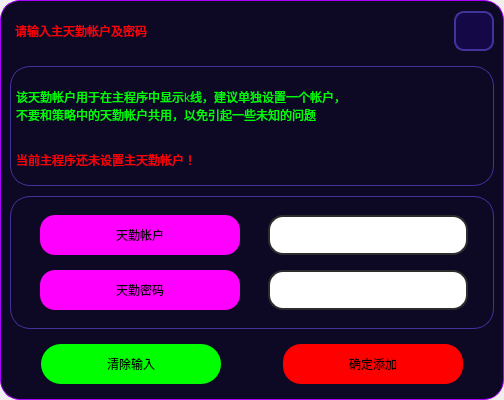
<?xml version="1.0" encoding="UTF-8"?>
<ui version="4.0">
 <class>Dialog</class>
 <widget class="QDialog" name="Dialog">
  <property name="geometry">
   <rect>
    <x>0</x>
    <y>0</y>
    <width>504</width>
    <height>400</height>
   </rect>
  </property>
  <property name="windowTitle">
   <string>Dialog</string>
  </property>
  <layout class="QHBoxLayout" name="horizontalLayout">
   <property name="spacing">
    <number>0</number>
   </property>
   <property name="leftMargin">
    <number>0</number>
   </property>
   <property name="topMargin">
    <number>0</number>
   </property>
   <property name="rightMargin">
    <number>0</number>
   </property>
   <property name="bottomMargin">
    <number>0</number>
   </property>
   <item>
    <widget class="QFrame" name="frame">
     <property name="styleSheet">
      <string notr="true">QFrame {
	background-color: rgb(13, 9, 36);
	border: 1px solid rgb(170, 0, 255);	
	border-radius: 20px;
}
</string>
     </property>
     <property name="frameShape">
      <enum>QFrame::StyledPanel</enum>
     </property>
     <property name="frameShadow">
      <enum>QFrame::Raised</enum>
     </property>
     <layout class="QVBoxLayout" name="verticalLayout">
      <property name="spacing">
       <number>10</number>
      </property>
      <property name="topMargin">
       <number>5</number>
      </property>
      <property name="bottomMargin">
       <number>0</number>
      </property>
      <item>
       <widget class="QFrame" name="frame_2">
        <property name="maximumSize">
         <size>
          <width>16777215</width>
          <height>50</height>
         </size>
        </property>
        <property name="styleSheet">
         <string notr="true">QFrame {
	background-color: rgb(13, 9, 36);
	border: none;	
	border-radius: 20px;
}

</string>
        </property>
        <property name="frameShape">
         <enum>QFrame::StyledPanel</enum>
        </property>
        <property name="frameShadow">
         <enum>QFrame::Raised</enum>
        </property>
        <layout class="QHBoxLayout" name="horizontalLayout_2">
         <property name="spacing">
          <number>0</number>
         </property>
         <property name="leftMargin">
          <number>5</number>
         </property>
         <property name="topMargin">
          <number>0</number>
         </property>
         <property name="rightMargin">
          <number>0</number>
         </property>
         <property name="bottomMargin">
          <number>0</number>
         </property>
         <item>
          <widget class="QLabel" name="label_2">
           <property name="minimumSize">
            <size>
             <width>0</width>
             <height>50</height>
            </size>
           </property>
           <property name="maximumSize">
            <size>
             <width>16777215</width>
             <height>50</height>
            </size>
           </property>
           <property name="styleSheet">
            <string notr="true">font: 700 18pt &quot;等线&quot;;
color: rgb(255, 0, 0);
border: none;</string>
           </property>
           <property name="text">
            <string>请输入主天勤帐户及密码</string>
           </property>
          </widget>
         </item>
         <item>
          <widget class="QPushButton" name="Btn_close_window">
           <property name="minimumSize">
            <size>
             <width>40</width>
             <height>40</height>
            </size>
           </property>
           <property name="maximumSize">
            <size>
             <width>40</width>
             <height>40</height>
            </size>
           </property>
           <property name="styleSheet">
            <string notr="true">QPushButton {
	border: 2px solid rgb(65, 51, 156);
	border-radius: 10px;
	background-color: rgb(20, 9, 70);
	text-align: center;
}

QPushButton:hover {
	background-color: rgb(31, 31, 50);
	border: 2px solid rgb(255, 85, 0);
}

QPushButton:pressed {
	background-color: rgb(21, 21, 21)
}</string>
           </property>
           <property name="text">
            <string/>
           </property>
           <property name="icon">
            <iconset resource="resource.qrc">
             <normaloff>:/图标/icons/关闭.svg</normaloff>:/图标/icons/关闭.svg</iconset>
           </property>
           <property name="iconSize">
            <size>
             <width>35</width>
             <height>35</height>
            </size>
           </property>
          </widget>
         </item>
        </layout>
       </widget>
      </item>
      <item>
       <widget class="QFrame" name="frame_3">
        <property name="minimumSize">
         <size>
          <width>0</width>
          <height>80</height>
         </size>
        </property>
        <property name="maximumSize">
         <size>
          <width>16777215</width>
          <height>120</height>
         </size>
        </property>
        <property name="styleSheet">
         <string notr="true">QFrame {
	background-color: rgb(13, 9, 36);
	border: 1px solid rgb(65, 51, 156);
	border-radius: 20px;
}
QFrame:hover {
	border: 2px solid rgb(255, 85, 0);
}</string>
        </property>
        <property name="frameShape">
         <enum>QFrame::StyledPanel</enum>
        </property>
        <property name="frameShadow">
         <enum>QFrame::Raised</enum>
        </property>
        <layout class="QVBoxLayout" name="verticalLayout_2">
         <property name="spacing">
          <number>0</number>
         </property>
         <property name="leftMargin">
          <number>5</number>
         </property>
         <property name="topMargin">
          <number>0</number>
         </property>
         <property name="rightMargin">
          <number>0</number>
         </property>
         <property name="bottomMargin">
          <number>0</number>
         </property>
         <item>
          <widget class="QLabel" name="label_1">
           <property name="minimumSize">
            <size>
             <width>0</width>
             <height>30</height>
            </size>
           </property>
           <property name="maximumSize">
            <size>
             <width>450</width>
             <height>60</height>
            </size>
           </property>
           <property name="styleSheet">
            <string notr="true">font: 700 12pt &quot;等线&quot;;
color: rgb(0, 255, 0);
border: none;</string>
           </property>
           <property name="text">
            <string>该天勤帐户用于在主程序中显示k线，建议单独设置一个帐户，
不要和策略中的天勤帐户共用，以免引起一些未知的问题</string>
           </property>
          </widget>
         </item>
         <item>
          <widget class="QLabel" name="label_Account">
           <property name="minimumSize">
            <size>
             <width>0</width>
             <height>30</height>
            </size>
           </property>
           <property name="maximumSize">
            <size>
             <width>450</width>
             <height>30</height>
            </size>
           </property>
           <property name="styleSheet">
            <string notr="true">font: 700 14pt &quot;等线&quot;;
color: rgb(255, 0, 0);
border: none;</string>
           </property>
           <property name="text">
            <string>当前主程序还未设置主天勤帐户！</string>
           </property>
          </widget>
         </item>
        </layout>
       </widget>
      </item>
      <item>
       <widget class="QFrame" name="frame_5">
        <property name="styleSheet">
         <string notr="true">QFrame {
	background-color: rgb(13, 9, 36);
	border: 1px solid rgb(65, 51, 156);
	border-radius: 20px;
}
QFrame:hover {
	border: 2px solid rgb(255, 85, 0);
}</string>
        </property>
        <property name="frameShape">
         <enum>QFrame::StyledPanel</enum>
        </property>
        <property name="frameShadow">
         <enum>QFrame::Raised</enum>
        </property>
        <layout class="QHBoxLayout" name="horizontalLayout_3">
         <property name="spacing">
          <number>10</number>
         </property>
         <property name="leftMargin">
          <number>20</number>
         </property>
         <property name="topMargin">
          <number>0</number>
         </property>
         <property name="rightMargin">
          <number>0</number>
         </property>
         <property name="bottomMargin">
          <number>0</number>
         </property>
         <item>
          <widget class="QFrame" name="frame_6">
           <property name="styleSheet">
            <string notr="true">QFrame {
	background-color: none;
	border: none;
	border-radius: 20px;
}
</string>
           </property>
           <property name="frameShape">
            <enum>QFrame::StyledPanel</enum>
           </property>
           <property name="frameShadow">
            <enum>QFrame::Raised</enum>
           </property>
           <layout class="QVBoxLayout" name="verticalLayout_3">
            <item>
             <widget class="QLabel" name="label_Main_tqaccount">
              <property name="minimumSize">
               <size>
                <width>200</width>
                <height>40</height>
               </size>
              </property>
              <property name="maximumSize">
               <size>
                <width>200</width>
                <height>40</height>
               </size>
              </property>
              <property name="styleSheet">
               <string notr="true">QLabel {
	font: 700 18pt &quot;等线&quot;;
	background-color: rgb(255, 0, 255);
	border-radius: 15px;
}

QLabel:hover{
	border: 3px solid rgb(0, 255, 0);
}
QLabel:disabled{
	color: rgb(0, 0, 0);
	border-color: rgb(166, 166, 166);
    background-color: rgb(186, 186, 186);
}</string>
              </property>
              <property name="text">
               <string>天勤帐户</string>
              </property>
              <property name="alignment">
               <set>Qt::AlignCenter</set>
              </property>
              <property name="buddy">
               <cstring>symbol</cstring>
              </property>
             </widget>
            </item>
            <item>
             <widget class="QLabel" name="label_main_tqpsd">
              <property name="minimumSize">
               <size>
                <width>200</width>
                <height>40</height>
               </size>
              </property>
              <property name="maximumSize">
               <size>
                <width>200</width>
                <height>40</height>
               </size>
              </property>
              <property name="styleSheet">
               <string notr="true">QLabel {
	font: 700 18pt &quot;等线&quot;;
	background-color: rgb(255, 0, 255);
	border-radius: 15px;
}

QLabel:hover{
	border: 3px solid rgb(0, 255, 0);
}
QLabel:disabled{
	color: rgb(0, 0, 0);
	border-color: rgb(166, 166, 166);
    background-color: rgb(186, 186, 186);
}</string>
              </property>
              <property name="text">
               <string>天勤密码</string>
              </property>
              <property name="alignment">
               <set>Qt::AlignCenter</set>
              </property>
              <property name="buddy">
               <cstring>symbol</cstring>
              </property>
             </widget>
            </item>
           </layout>
          </widget>
         </item>
         <item>
          <widget class="QFrame" name="frame_7">
           <property name="styleSheet">
            <string notr="true">QFrame {
	background-color: none;
	border: none;
	border-radius: 20px;
}
</string>
           </property>
           <property name="frameShape">
            <enum>QFrame::StyledPanel</enum>
           </property>
           <property name="frameShadow">
            <enum>QFrame::Raised</enum>
           </property>
           <layout class="QVBoxLayout" name="verticalLayout_4">
            <item>
             <widget class="QLineEdit" name="main_tq_account">
              <property name="minimumSize">
               <size>
                <width>200</width>
                <height>40</height>
               </size>
              </property>
              <property name="maximumSize">
               <size>
                <width>200</width>
                <height>40</height>
               </size>
              </property>
              <property name="styleSheet">
               <string notr="true">QLineEdit {
	border: 2px solid rgb(45, 45, 45);
	border-radius: 15px;
	padding: 5px;
	background-color: rgb(255, 255, 255);	
	color: rgb(0, 0, 0);
	font: 700 18pt &quot;等线&quot;;
}
QLineEdit:hover {
	border: 3px solid rgb(255, 85, 0);
}
QLineEdit:focus {
	border: 3px solid rgb(255, 85, 0);
	color: rgb(255, 0, 0);
}
QLineEdit:disabled{
	color: rgb(0, 0, 0);
	border-color: rgb(166, 166, 166);
    background-color: rgb(186, 186, 186);
}</string>
              </property>
             </widget>
            </item>
            <item>
             <widget class="QLineEdit" name="main_tq_psd">
              <property name="minimumSize">
               <size>
                <width>200</width>
                <height>40</height>
               </size>
              </property>
              <property name="maximumSize">
               <size>
                <width>200</width>
                <height>40</height>
               </size>
              </property>
              <property name="styleSheet">
               <string notr="true">QLineEdit {
	border: 2px solid rgb(45, 45, 45);
	border-radius: 15px;
	padding: 5px;
	background-color: rgb(255, 255, 255);	
	color: rgb(0, 0, 0);
	font: 700 18pt &quot;等线&quot;;
}
QLineEdit:hover {
	border: 3px solid rgb(255, 85, 0);
}
QLineEdit:focus {
	border: 3px solid rgb(255, 85, 0);
	color: rgb(255, 0, 0);
}
QLineEdit:disabled{
	color: rgb(0, 0, 0);
	border-color: rgb(166, 166, 166);
    background-color: rgb(186, 186, 186);
}</string>
              </property>
             </widget>
            </item>
           </layout>
          </widget>
         </item>
        </layout>
       </widget>
      </item>
      <item>
       <widget class="QFrame" name="frame_4">
        <property name="maximumSize">
         <size>
          <width>16777215</width>
          <height>60</height>
         </size>
        </property>
        <property name="styleSheet">
         <string notr="true">QFrame {
	background-color: rgb(13, 9, 36);
	border: none;	
	border-radius: 20px;
}

</string>
        </property>
        <property name="frameShape">
         <enum>QFrame::StyledPanel</enum>
        </property>
        <property name="frameShadow">
         <enum>QFrame::Raised</enum>
        </property>
        <layout class="QHBoxLayout" name="horizontalLayout_4">
         <property name="spacing">
          <number>0</number>
         </property>
         <property name="leftMargin">
          <number>0</number>
         </property>
         <property name="topMargin">
          <number>0</number>
         </property>
         <property name="rightMargin">
          <number>0</number>
         </property>
         <property name="bottomMargin">
          <number>10</number>
         </property>
         <item>
          <widget class="QFrame" name="frame_8">
           <property name="frameShape">
            <enum>QFrame::StyledPanel</enum>
           </property>
           <property name="frameShadow">
            <enum>QFrame::Raised</enum>
           </property>
           <layout class="QHBoxLayout" name="horizontalLayout_6">
            <property name="spacing">
             <number>0</number>
            </property>
            <property name="leftMargin">
             <number>0</number>
            </property>
            <property name="topMargin">
             <number>0</number>
            </property>
            <property name="rightMargin">
             <number>0</number>
            </property>
            <property name="bottomMargin">
             <number>0</number>
            </property>
            <item>
             <widget class="QPushButton" name="Btn_clear_input">
              <property name="enabled">
               <bool>true</bool>
              </property>
              <property name="sizePolicy">
               <sizepolicy hsizetype="Minimum" vsizetype="Minimum">
                <horstretch>0</horstretch>
                <verstretch>0</verstretch>
               </sizepolicy>
              </property>
              <property name="minimumSize">
               <size>
                <width>180</width>
                <height>40</height>
               </size>
              </property>
              <property name="maximumSize">
               <size>
                <width>180</width>
                <height>40</height>
               </size>
              </property>
              <property name="styleSheet">
               <string notr="true">QPushButton{	
	background-color: rgb(0, 255, 0);
	font: 700 18pt &quot;等线&quot;;
	border-radius: 20px;
}
QPushButton:hover{
	border: 3px solid rgb(255, 200, 0);  
}
QPushButton:pressed{
	color: green;
	border-color: rgb(255, 0, 0);
    background-color: rgb(255, 255, 0);
}
QPushButton:disabled{
	color: rgb(31, 31, 31);
    background-color: rgb(152, 152, 152);
}</string>
              </property>
              <property name="text">
               <string>清除输入</string>
              </property>
              <property name="iconSize">
               <size>
                <width>19</width>
                <height>20</height>
               </size>
              </property>
             </widget>
            </item>
           </layout>
          </widget>
         </item>
         <item>
          <widget class="QFrame" name="frame_9">
           <property name="frameShape">
            <enum>QFrame::StyledPanel</enum>
           </property>
           <property name="frameShadow">
            <enum>QFrame::Raised</enum>
           </property>
           <layout class="QHBoxLayout" name="horizontalLayout_5">
            <property name="spacing">
             <number>0</number>
            </property>
            <property name="leftMargin">
             <number>0</number>
            </property>
            <property name="topMargin">
             <number>0</number>
            </property>
            <property name="rightMargin">
             <number>0</number>
            </property>
            <property name="bottomMargin">
             <number>0</number>
            </property>
            <item>
             <widget class="QPushButton" name="Btn_Determine_add">
              <property name="enabled">
               <bool>true</bool>
              </property>
              <property name="sizePolicy">
               <sizepolicy hsizetype="Fixed" vsizetype="Preferred">
                <horstretch>0</horstretch>
                <verstretch>0</verstretch>
               </sizepolicy>
              </property>
              <property name="minimumSize">
               <size>
                <width>180</width>
                <height>40</height>
               </size>
              </property>
              <property name="maximumSize">
               <size>
                <width>180</width>
                <height>40</height>
               </size>
              </property>
              <property name="styleSheet">
               <string notr="true">QPushButton{	
	background-color: rgb(255, 0, 0);
	font: 700 18pt &quot;等线&quot;;
	border-radius: 18px;
}
QPushButton:hover{
	border: 3px solid rgb(255, 200, 0);  
}
QPushButton:pressed{
	color: green;
	border-color: blueviolet;
    background-color: rgb(85, 0, 255);
}
QPushButton:disabled{
	color: rgb(31, 31, 31);
    background-color: rgb(152, 152, 152);
}</string>
              </property>
              <property name="text">
               <string>确定添加</string>
              </property>
              <property name="iconSize">
               <size>
                <width>20</width>
                <height>20</height>
               </size>
              </property>
              <property name="checkable">
               <bool>true</bool>
              </property>
              <property name="checked">
               <bool>false</bool>
              </property>
             </widget>
            </item>
           </layout>
          </widget>
         </item>
        </layout>
       </widget>
      </item>
     </layout>
    </widget>
   </item>
  </layout>
 </widget>
 <resources>
  <include location="resource.qrc"/>
 </resources>
 <connections>
  <connection>
   <sender>Btn_close_window</sender>
   <signal>clicked()</signal>
   <receiver>Dialog</receiver>
   <slot>close()</slot>
   <hints>
    <hint type="sourcelabel">
     <x>476</x>
     <y>34</y>
    </hint>
    <hint type="destinationlabel">
     <x>414</x>
     <y>47</y>
    </hint>
   </hints>
  </connection>
 </connections>
</ui>
